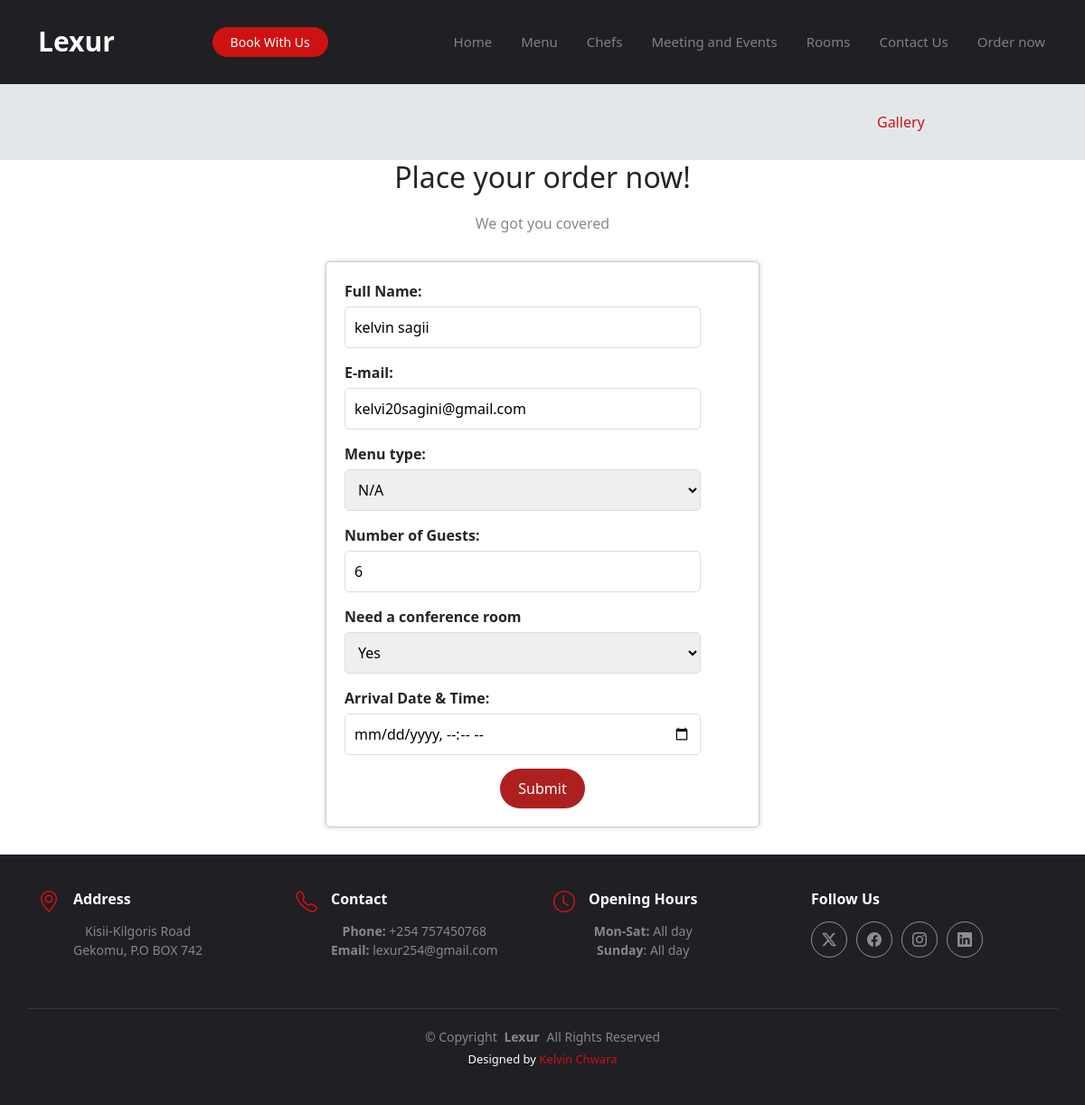
Page /editorders/24/ on the committed database.
### lexurapp/models.py (models this page shows, shortened)
class Order(models.Model):
    name=models.CharField(max_length=100)
    email=models.EmailField(max_length=100)
    menu=models.CharField(max_length=100)
    guests=models.IntegerField()
    conference=models.CharField(max_length=100)
    arrival=models.DateTimeField()

### lexurapp/views.py (the view)
# urls.py: path('editorders/<int:id>/', views.editorders, name='editorders'),
def editorders(request, id):
    allorders= Order.objects.get(id=id)
    return render(request, 'editorders.html', {'order' : allorders})

### templates/editorders.html (shortened to what this page needs)
{% extends 'starter-page.html' %}
{% load static %}
{% block body %}
<body>
    <h1>Place your order now! </h1>
    <p>We got you covered</p>
    <form method="POST" action="/updateorders/{{ order.id }}/">
        <div class="form-group">
            <label for="name">Full Name:</label>
            <input type="text" id="name" name="name" value="{{order.name}}" placeholder="Full Name" required>
        </div>
        <div class="form-group ">
            <label for="email">E-mail:</label>
            <input type="email" id="email" name="email" value="{{ order.email }}" placeholder="ex: myname@example.com" required>
        </div>
         <div class="form-group" >
            <label for="menu">Menu type:</label>
            <select  id="menu" value="{{ order.menu }}" name="menu" required >
                <option value="n/a" {% if order.menu == 'N/A' %} selected {% endif %}>N/A</option>
            </select>
        </div>
        <div class="form-group">
            <label for="guests">Number of Guests:</label>
            <input type="number" id="guests" value="{{ order.guests }}" name="guests" placeholder="e.g., 2" required>
        </div>
         <div class="form-group" >
            <label for="conference">Need a conference room</label>
            <select  id="conference" value="{{ order.conference }}" name="conference" required >
                <option value="yes" {% if order.conference == 'Yes' %} selected {% endif %}>Yes</option>
            </select>
        </div>
        <div class="form-group">
            <label for="arrival-date" id="datetime">Arrival Date & Time:</label>
            <input type="datetime-local" value="{{order.arrival }}" id="arrival-datetime" name="arrival" required >
        </div>
       <div style="display: flex; justify-content: space-around;">
           <button type="submit">Submit</button>
       </div>
    </form>
{% endblock %}

### static/assets/css/main.css (style rules this page uses)
:root { --default-font: "Roboto", system-ui, -apple-system, "Segoe UI", Roboto, "Helvetica Neue", Arial, "Noto Sans", "Liberation Sans", sans-serif, "Apple Color Emoji", "Segoe UI Emoji", "Segoe UI Symbol", "Noto Color Emoji"; --heading-font: "Amatic SC", sans-serif; --nav-font: "Inter", sans-serif; }
:root { --background-color: #ffffff; --default-color: #212529; --heading-color: #37373f; --accent-color: #ce1212; --surface-color: #ffffff; --contrast-color: #ffffff; }
:root { --nav-color: #7f7f90; --nav-hover-color: #ce1212; --nav-mobile-background-color: #ffffff; --nav-dropdown-background-color: #ffffff; --nav-dropdown-color: #7f7f90; --nav-dropdown-hover-color: #ce1212; }
:root { scroll-behavior: smooth; }
body { color: var(--default-color); background-color: var(--background-color); }

### templates/editorders.html (style rules this page uses)
h1 { text-align: center; font-size: 2em; margin-bottom: 20px; }
p { text-align: center; color: #888; margin-bottom: 30px; }
form { width: 40%; margin: 0 auto; padding: 20px; border: 1px solid #ccc; border-radius: 5px; background-color: #fff; box-shadow: 0 0 5px rgba(0, 0, 0, 0.2); margin-bottom: 30px; }
.form-group { margin-bottom: 15px; display: flex; flex-direction: column; }
label { font-weight: bold; margin-bottom: 5px; }
input[type="text"], input[type="email"], input[type="number"], input[type="datetime-local"], input[type="number"], select, textarea { width: 90%; padding: 10px; border: 1px solid #ddd; border-radius: 5px; }
button[type="submit"] { background-color: #ae2020; color: #fff; padding: 10px 20px; border: none; border-radius: 30px; cursor: pointer; float: right; }

### rows in the picture
Order: name "kelvin sagii", email "kelvi20sagini@gmail.com", menu "N/A", guests "6", conference "Yes"
